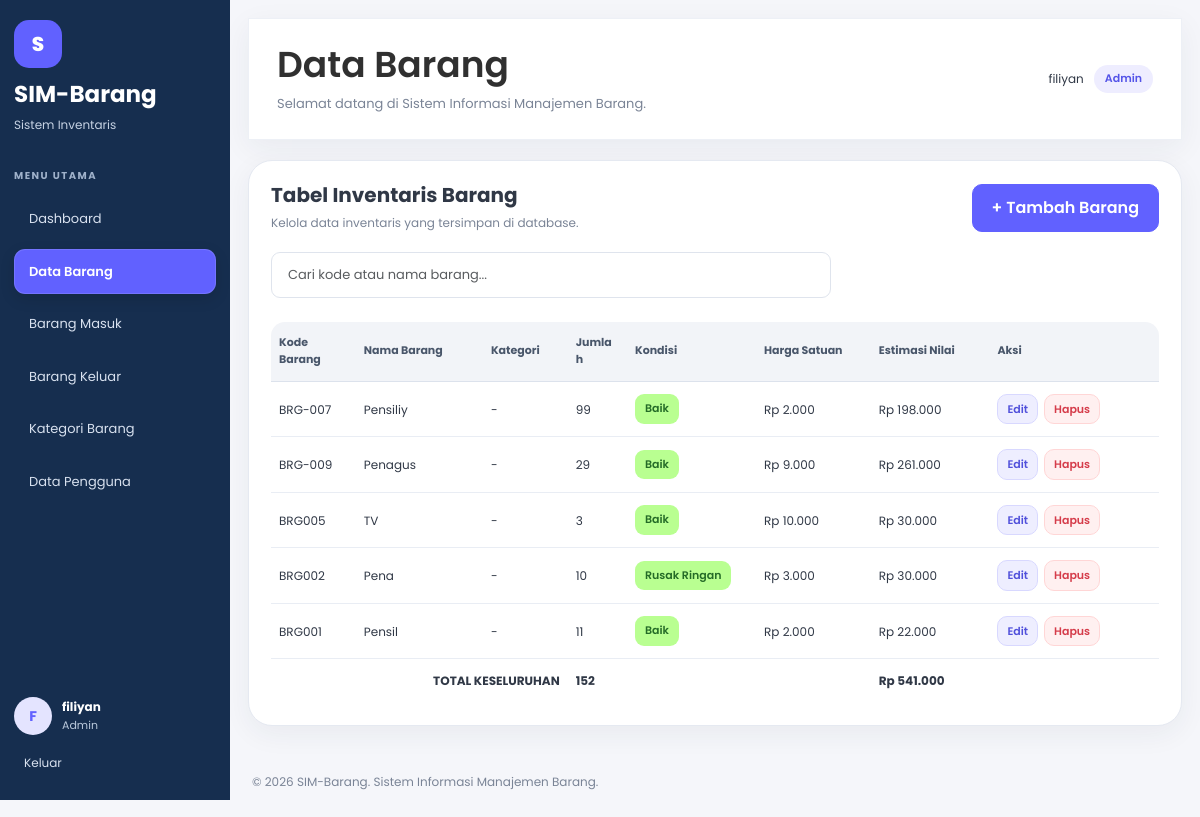
Screenshot of /index.php?page=barang (signed in) with the database file from the repository.
### tables this page shows
CREATE TABLE `barang` (
  `id_barang` int NOT NULL,
  `kode_barang` varchar(20) NOT NULL,
  `nama_barang` varchar(255) NOT NULL,
  `id_kategori` int NOT NULL,
  `jumlah` int NOT NULL,
  `kondisi` enum('Baik','Rusak Ringan','Rusak Berat') NOT NULL,
  `harga_satuan` decimal(12,2) NOT NULL
);

### pages/barang.php (the view, shortened to what this page needs)
<?php
$role = $_SESSION['role'] ?? ($role ?? '');
$role = trim((string) $role);
$isAdmin = strtolower($role) === 'admin';
$dataBarang = $pdo->query(
    'SELECT b.id_barang, b.kode_barang, b.nama_barang,
            b.id_kategori, b.jumlah, b.kondisi, b.harga_satuan,
            k.nama_kategori
     FROM barang b
     LEFT JOIN kategori k ON b.id_kategori = k.id_kategori
     ORDER BY b.id_barang DESC'
)->fetchAll(PDO::FETCH_ASSOC);
$totalJumlah = 0;
$totalAset = 0;
foreach ($dataBarang as $barang) {
    $jumlah = (int) $barang['jumlah'];
    $harga = (float) $barang['harga_satuan'];
    $totalJumlah += $jumlah;
    $totalAset += $jumlah * $harga;
}
?>
<section class="content-card">
    <div class="section-heading">
        <div>
            <h2>Tabel Inventaris Barang</h2>
            <p>Kelola data inventaris yang tersimpan di database.</p>
        </div>
        <?php if ($isAdmin): ?>
            <button
                class="btn btn-primary"
                type="button"
                data-bs-toggle="modal"
                data-bs-target="#modalBarang">
                + Tambah Barang
            </button>
        <?php endif; ?>
    </div>
    <div class="table-toolbar">
        <input
            type="search"
            class="form-control search-input"
            placeholder="Cari kode atau nama barang..."
            data-table-search="tabel-barang">
    </div>
    <div class="table-responsive">
        <table class="table align-middle" id="tabel-barang">
            <thead>
                <tr>
                    <th>Kode Barang</th>
                    <th>Nama Barang</th>
                    <th>Kategori</th>
                    <th>Jumlah</th>
                    <th>Kondisi</th>
                    <th>Harga Satuan</th>
                    <th>Estimasi Nilai</th>
                    <th>Aksi</th>
                </tr>
            </thead>
            <tbody>
                <?php if (!empty($dataBarang)): ?>
                    <?php foreach ($dataBarang as $barang): ?>
                        <tr>
                            <td>
                                <?= h($barang['kode_barang']) ?>
                            </td>
                            <td>
                                <?= h($barang['nama_barang']) ?>
                            </td>
                            <td>
                                <?= h($barang['nama_kategori'] ?? '-') ?>
                            </td>
                            <td>
                                <?= number_format(
                                    (int) $barang['jumlah'],
                                    0,
                                    ',',
                                    '.'
                                ) ?>
                            </td>
                            <td>
                                <span class="status-badge">
                                    <?= h($barang['kondisi']) ?>
                                </span>
                            </td>
                            <td>
                                Rp <?= number_format(
                                        (float) $barang['harga_satuan'],
                                        0,
                                        ',',
                                        '.'
                                    ) ?>
                            </td>
                            <td>
                                Rp <?= number_format(
                                        (float) $barang['jumlah']
                                            * (float) $barang['harga_satuan'],
                                        0,
                                        ',',
                                        '.'
                                    ) ?>
                            </td>
                            <td>
                                <div class="action-buttons">
                                    <a
                                        class="btn btn-sm btn-edit"
                                        href="index.php?page=barang&amp;edit=<?= (int) $barang['id_barang'] ?>">
                                        Edit
                                    </a>
                                    <form
                                        method="POST"
                                        action="index.php?page=barang"
                                        onsubmit="return confirm('Yakin ingin menghapus barang ini?');">
                                        <button
                                            type="submit"
                                            class="btn btn-sm btn-delete">
                                            Hapus
                                        </button>
                                    </form>
                                </div>
                            </td>
                        </tr>
                    <?php endforeach; ?>
                    <tr class="table-total">
                        <td colspan="3" class="text-end">
                            <strong>TOTAL KESELURUHAN</strong>
                        </td>
                        <td>
                            <strong>
                                <?= number_format($totalJumlah, 0, ',', '.') ?>
                            </strong>
                        </td>
                        <td colspan="2"></td>
                        <td>
                            <strong>
                                Rp <?= number_format($totalAset, 0, ',', '.') ?>
                            </strong>
                        </td>
                        <td></td>
                    </tr>
                <?php endif; ?>
            </tbody>
        </table>
    </div>
</section>

### rows the page displays
barang: kode_barang "BRG-007", nama_barang "Pensiliy", nama_kategori "-", jumlah "99", kondisi "Baik", harga_satuan "2.000", jumlah+harga_satuan "198.000"
barang: kode_barang "BRG-009", nama_barang "Penagus", nama_kategori "-", jumlah "29", kondisi "Baik", harga_satuan "9.000", jumlah+harga_satuan "261.000"
barang: kode_barang "BRG005", nama_barang "TV", nama_kategori "-", jumlah "3", kondisi "Baik", harga_satuan "10.000", jumlah+harga_satuan "30.000"
barang: kode_barang "BRG002", nama_barang "Pena", nama_kategori "-", jumlah "10", kondisi "Rusak Ringan", harga_satuan "3.000", jumlah+harga_satuan "30.000"
barang: kode_barang "BRG001", nama_barang "Pensil", nama_kategori "-", jumlah "11", kondisi "Baik", harga_satuan "2.000", jumlah+harga_satuan "22.000"

### other values shown
$label "Dashboard"
$label "Data Barang"
$label "Barang Masuk"
$label "Barang Keluar"
$label "Kategori Barang"
$label "Data Pengguna"
substr($namaPengguna, 0, 1) "F"
$namaPengguna "filiyan"
$role "Admin"
$judul "Data Barang"
$totalJumlah "152"
$totalAset "541.000"
